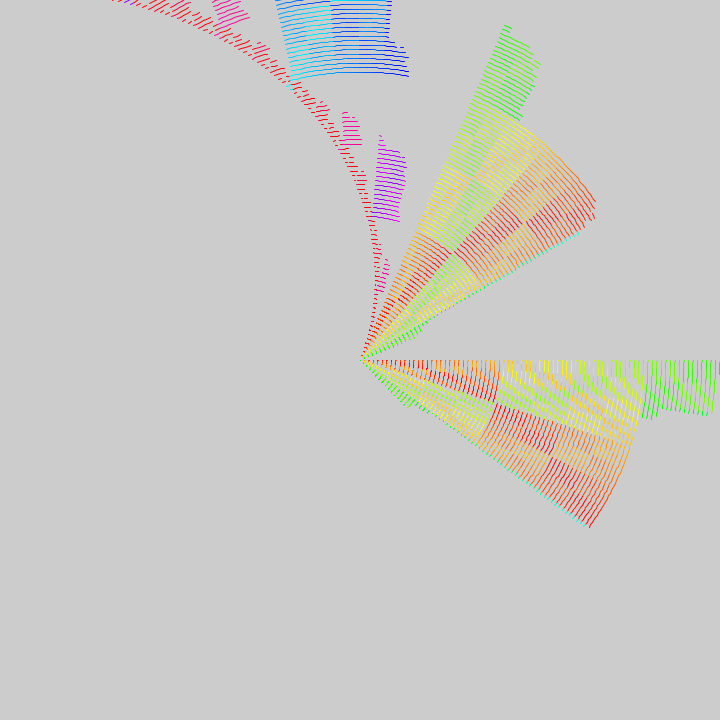
Frame 1 (no input)
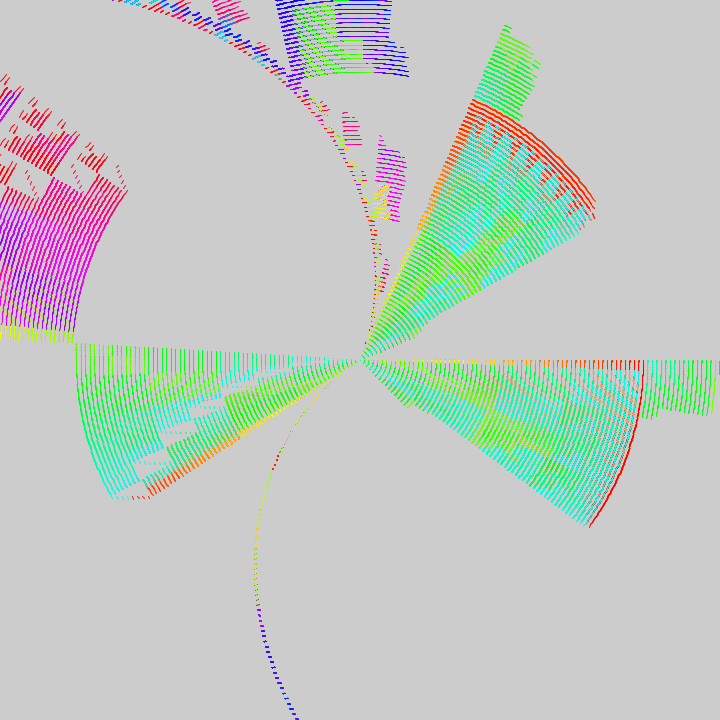
Frame 60 (the mouse pressed at the canvas centre just before this capture)
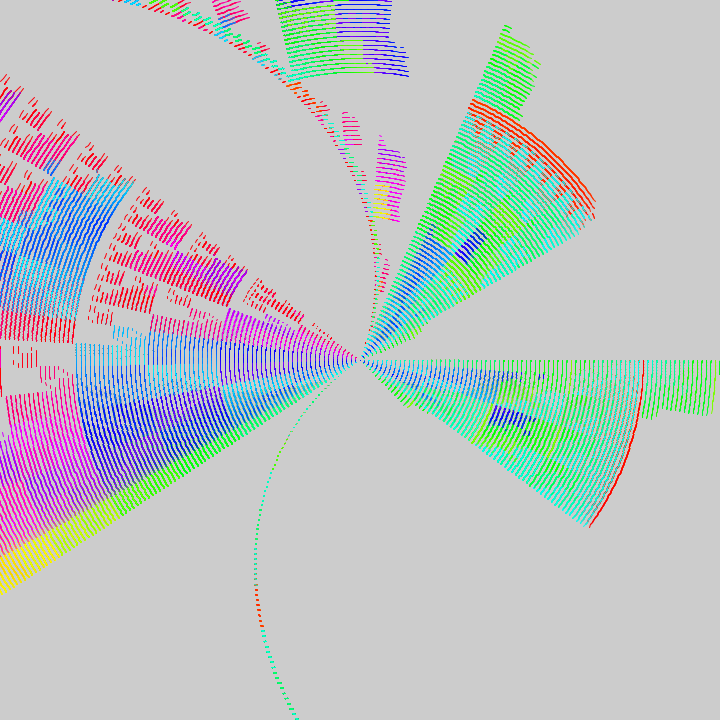
Frame 120 (the mouse held since frame 60 and released just before this capture)

The Processing sketch that drew these frames (run headless with seeded random() and noise(); from frame 60 on, the mouse is pressed at the canvas centre):

// Processing sketch: bit2atom_20210217c_colorCircles
// ── bit2atom_20210217c_colorCircles.pde
int t, r, d;
void setup() {
  size(720, 720);
  noFill();
  colorMode(HSB);
}
void draw() {
  clear();
  t++;
  for (d=0; d<115; d++) {
    for (r=0; r<628; r++) {
      if (abs(((d+r+t)%510)-255)+(~d+~r)%255>(d^r)%255) {
        stroke((d^r+t)%255, 255, 255);
        arc(360, 360, d*9, d*9, r*.01, r*.01+.01);
      }
    }
  }
}
